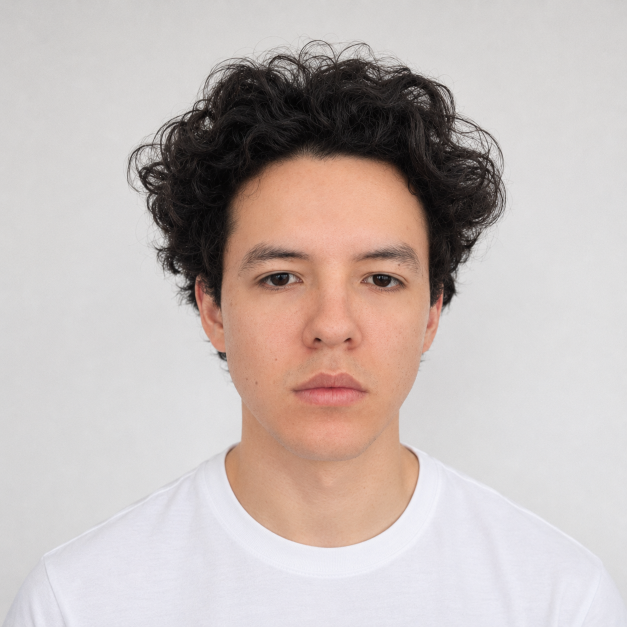
#> input picture misc/pfp.png, 1254 x 1254 px (shown at 1/2 size)
$ python gen-ascii.py
#> lines starting #> are read from the running program, lines starting #| are printed output that depends on the picture; after the words box and inside, x2 and y2 are one past the last pixel; in counts of white or black regions, pixels touching at a corner belong together
#!/usr/bin/env python3
"""Generate the ASCII portrait used on the site from misc/pfp.png.

Emits src/ascii.ts with a single rendering that maps dark pixels to dense
glyphs, i.e. black ink on white paper. The same art is used in both themes:
inverting the ramp for the dark theme was tried and looks worse, because
this sitter's hair is the darkest thing in frame, so an inverted ramp blanks
it out and the head loses its silhouette entirely. Keeping the ink ramp
turns the dark theme into a woodcut -- tonally a negative, but the shape
stays unmistakable, which matters more.

The studio backdrop is dropped by a plain luminance threshold: it runs
202..226 across the whole frame while every part of the sitter's skin and
hair sits at or below 193, so the two never overlap. The white t-shirt
(227+) falls out with the backdrop, which is fine -- the frame is cropped
to the head anyway.

Usage: python3 scripts/gen-ascii.py [--cols N] [--threshold N]
"""

from __future__ import annotations

import argparse
from pathlib import Path

import numpy as np
from PIL import Image, ImageEnhance, ImageFilter
from scipy import ndimage

ROOT = Path(__file__).resolve().parent.parent
SRC = ROOT / "misc" / "pfp.png"
OUT = ROOT / "src" / "ascii.ts"

# Sparse -> dense. Chosen for even perceived-weight steps in a mono font.
RAMP = " .:-=+*#%@"

# Terminal cells are about twice as tall as they are wide.
CELL_ASPECT = 0.5

# Anything at or above this luminance is backdrop, not sitter.
SUBJECT_MAX_LUMA = 197

# Keep the head and jaw, drop the neck and t-shirt below it.
HEAD_CROP = 0.70


def subject_mask(gray: Image.Image, threshold: int) -> Image.Image:
    """Binary mask of the sitter's head, cleaned of backdrop artefacts."""
    m = np.asarray(gray) < threshold

    # Curly flyaway strands read as specks floating in the backdrop; keeping
    # only the largest blob drops them without touching the head itself.
    labels, count = ndimage.label(m)
    if count > 1:
        sizes = ndimage.sum(m, labels, range(1, count + 1))
        m = labels == (int(np.argmax(sizes)) + 1)

    m = ndimage.binary_fill_holes(m)
    # Erode the fuzzy hair/backdrop rim, which is mid-grey and would other-
    # wise glow as a bright halo in the inverted rendering.
    m = ndimage.binary_erosion(m, iterations=4)

    return Image.fromarray((m * 255).astype(np.uint8), mode="L")


def render(gray: Image.Image, mask: Image.Image, cols: int) -> str:
    w, h = gray.size
    rows = max(1, round(cols * (h / w) * CELL_ASPECT))

    small = gray.resize((cols, rows), Image.Resampling.LANCZOS)
    small = ImageEnhance.Contrast(small).enhance(1.3)
    # Bilinear keeps partial coverage at the silhouette edge, so the >128
    # test below behaves like a half-pixel cutoff instead of aliasing.
    small_mask = mask.resize((cols, rows), Image.Resampling.BILINEAR)

    px = np.asarray(small, dtype=float)
    inside = np.asarray(small_mask) > 128

    # Normalise the sitter's own range so the ramp gets used end to end.
    subject = px[inside]
    lo, hi = (subject.min(), subject.max()) if subject.size else (0.0, 255.0)
    v = np.clip((px - lo) / max(1.0, hi - lo), 0.0, 1.0)
    v = v * v * (3 - 2 * v)  # smoothstep: opens up the compressed mid-tones
    v = 1.0 - v  # dark pixel -> dense glyph

    idx = np.rint(v * (len(RAMP) - 1)).astype(int)
    lines = [
        "".join(RAMP[idx[y, x]] if inside[y, x] else " " for x in range(cols)).rstrip()
        for y in range(rows)
    ]

    while lines and not lines[0].strip():
        lines.pop(0)
    while lines and not lines[-1].strip():
        lines.pop()
    indent = min((len(l) - len(l.lstrip()) for l in lines if l.strip()), default=0)
    return "\n".join(l[indent:] for l in lines)


def main() -> None:
    ap = argparse.ArgumentParser()
    ap.add_argument("--cols", type=int, default=54)
    # neofetch prints its logo beside the info block, so that copy has to be
    # narrow enough that both fit the 76-column window.
    ap.add_argument("--small-cols", type=int, default=34)
    ap.add_argument("--threshold", type=int, default=SUBJECT_MAX_LUMA)
    args = ap.parse_args()

    gray = Image.open(SRC).convert("L")
    # Soften skin and hair grain so the ramp tracks form, not sensor noise.
    gray = gray.filter(ImageFilter.MedianFilter(size=5))
    gray = gray.crop((0, 0, gray.width, int(gray.height * HEAD_CROP)))
#> gray: PIL image 1254x877 L

    mask = subject_mask(gray, args.threshold)
#> in subject_mask, `m = np.asarray(gray) < threshold`:
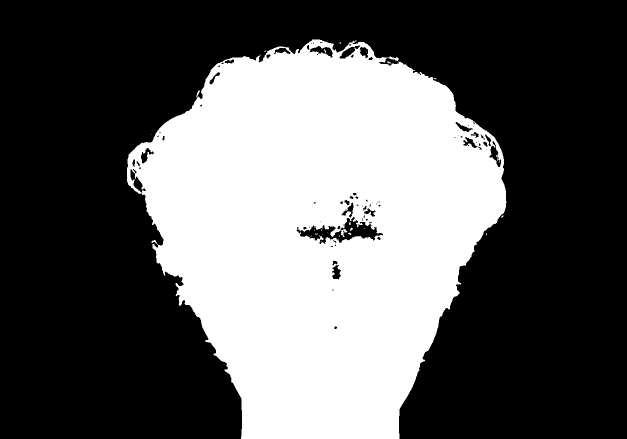
#> m: shape (877, 1254) bool (shown at 1/2 size); 36.9% white; 30 white regions (26 under 20 px), largest, box (x1, y1, x2, y2) and area: (254, 79, 1013, 877) 405811, (682, 458, 695, 474) 91, (700, 455, 706, 462) 22, (775, 123, 783, 127) 20
#> in subject_mask, `labels, count = ndimage.label(m)`:
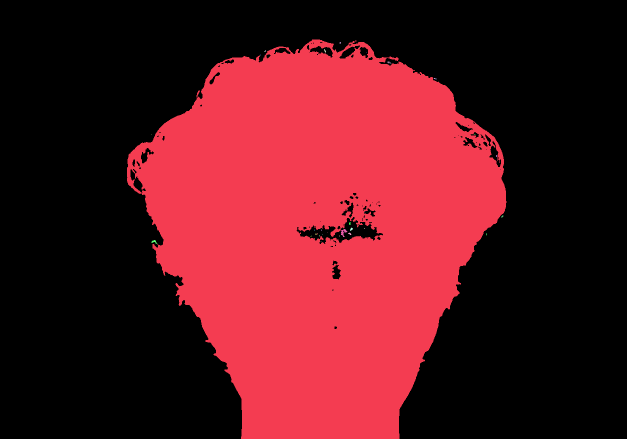
#> labels: shape (877, 1254) int32 (shown at 1/2 size); 36 distinct labels, from 0 to 35; one colour per label, 0 black
#> in subject_mask, `labels, count = ndimage.label(m)`: count = 35
#> in subject_mask, `sizes = ndimage.sum(m, labels, range(1, count + 1))`: sizes = 35 values, max 405764 at index 0, min 1 at index 4, mean 11602.1
#> in subject_mask, `m = labels == (int(np.argmax(sizes)) + 1)`: m: shape (877, 1254) bool; 36.9% white; 1 white region, box (x1, y1, x2, y2) and area: (254, 79, 1013, 877) 405764
#> in subject_mask, `m = ndimage.binary_fill_holes(m)`: m: shape (877, 1254) bool; 37.7% white; 1 white region, box (x1, y1, x2, y2) and area: (254, 79, 1013, 877) 414676
#> in subject_mask, `m = ndimage.binary_erosion(m, iterations=4)`:
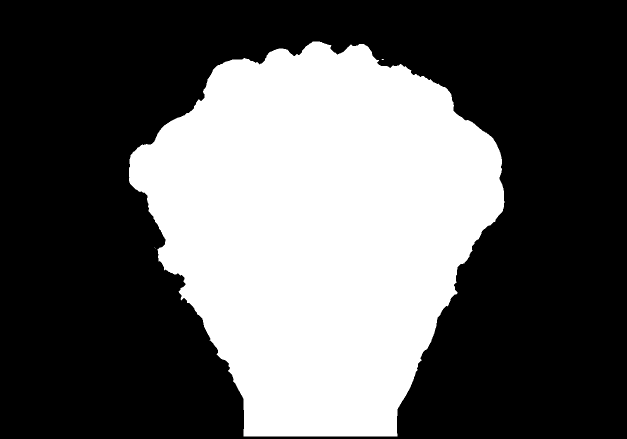
#> m: shape (877, 1254) bool (shown at 1/2 size); 36.7% white; 3 white regions (2 under 20 px), largest, box (x1, y1, x2, y2) and area: (258, 83, 1009, 873) 404026
    box = mask.getbbox()
#> box = (258, 83, 1009, 873)
    if box:
        gray, mask = gray.crop(box), mask.crop(box)
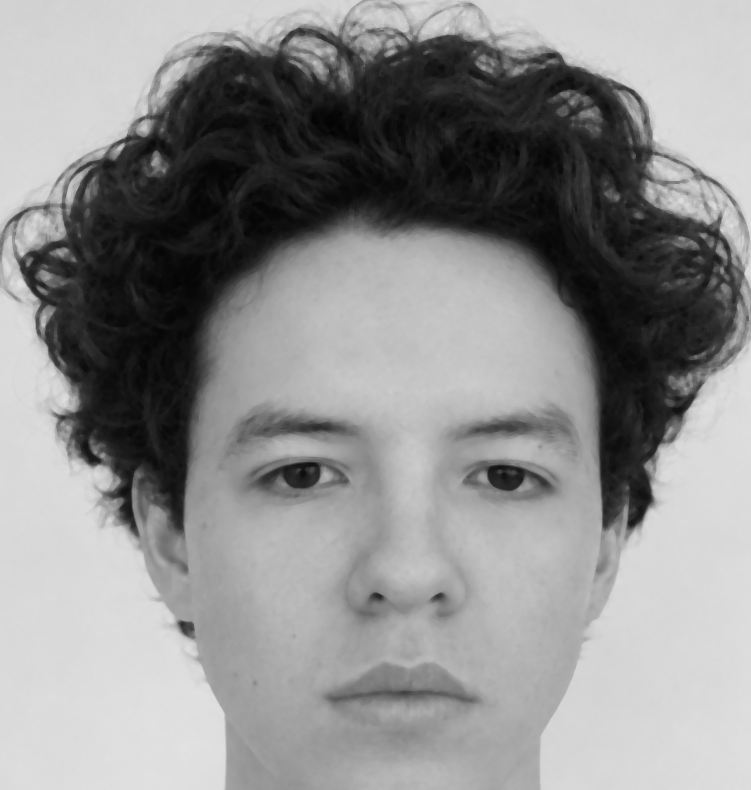
#> gray: PIL image 751x790 L; min 3, max 226, mean 142.6
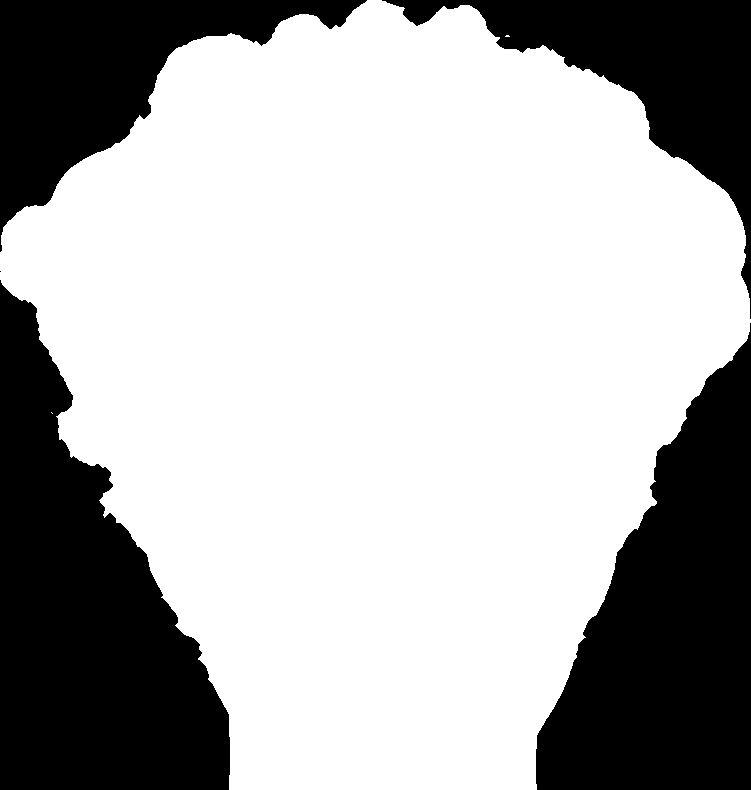
#> mask: PIL image 751x790 L; 68.1% white; 5 black regions (1 under 20 px), largest, box (x1, y1, x2, y2) and area: (0, 280, 230, 790) 66958, (536, 323, 751, 790) 59007, (0, 0, 367, 252) 33055, (382, 0, 751, 319) 30233

    art = render(gray, mask, args.cols)
#> in render, `inside = np.asarray(small_mask) > 128`: inside: shape (28, 54) bool; 68.1% white; 6 black regions (2 under 20 px), largest, box (x1, y1, x2, y2) and area: (0, 10, 17, 28) 173, (39, 12, 54, 28) 149, (0, 0, 21, 8) 81, (35, 0, 54, 8) 74
#> in render, `subject = px[inside]`: subject = 1030 values, max 226 at index 5, min 0 at index 34, mean 103.2
#> in render, `lo, hi = (subject.min(), subject.max()) if subject.size else (0.0, 255..`: lo = 0; hi = 226
#> in render, `v = 1.0 - v`:
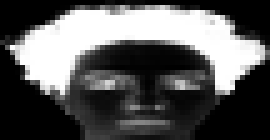
#> v: shape (28, 54) float64 (shown 5 times larger); min 0, max 1, mean 0.352
#> the loop in render, `while lines and not lines[0].strip():` made 1 pass
#> after the loop in render, `while lines and not lines[0].strip():`: lines = 27 items
#> in render, `indent = min((len(l) - len(l.lstrip()) for l in lines if l.strip()), d..`: indent = 0
    small = render(gray, mask, args.small_cols)
#> call 2 of render, with cols = 34
#> in render (call 2), `small_mask = mask.resize((cols, rows), Image.Resampling.BILINEAR)`:
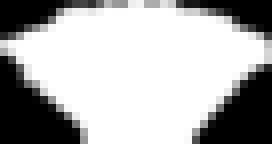
#> small_mask: PIL image 34x18 L (shown 8 times larger); min 0, max 255, mean 174.1
#> in render (call 2), `subject = px[inside]`: subject = 418 values, max 219 at index 225, min 0 at index 29, mean 103.9
#> in render (call 2), `lo, hi = (subject.min(), subject.max()) if subject.size else (0.0, 255..`: hi = 219
#> after the loop in render (call 2), `while lines and not lines[0].strip():`: lines = 18 items, first 6: '             .......:.', '        -%@%%#+#%%@@@%#*#*', '       #@@@@@@@@@@@@@@@@@@%@+', '    :#@@@@@@@@@@@@@@@@@@@@@@@-', '  .*@@@@@@@@@@@@@@@@@@@@@@@@@+..', '.-+@@@@@@@@@@#+-:---=+#@@@@@@@%%*.'

    OUT.write_text(
        "// Generated by scripts/gen-ascii.py from misc/pfp.png -- do not edit.\n"
        "// Regenerate after replacing the photo: python3 scripts/gen-ascii.py\n\n"
        f"export const PORTRAIT = String.raw`\n{art}\n`.slice(1, -1);\n\n"
        f"export const PORTRAIT_SMALL = String.raw`\n{small}\n`.slice(1, -1);\n"
    )

    print(f"wrote {OUT.relative_to(ROOT)}")
    for label, a in (("portrait", art), ("small", small)):
        rows = a.splitlines()
        print(f"\n--- {label}: {max(len(r) for r in rows)} cols x {len(rows)} rows ---")
        print(a)
#> this loop made 2 passes
#> label on passes 1 to 2: 'portrait', 'small'
#> (printed output is left out)


if __name__ == "__main__":
    main()
